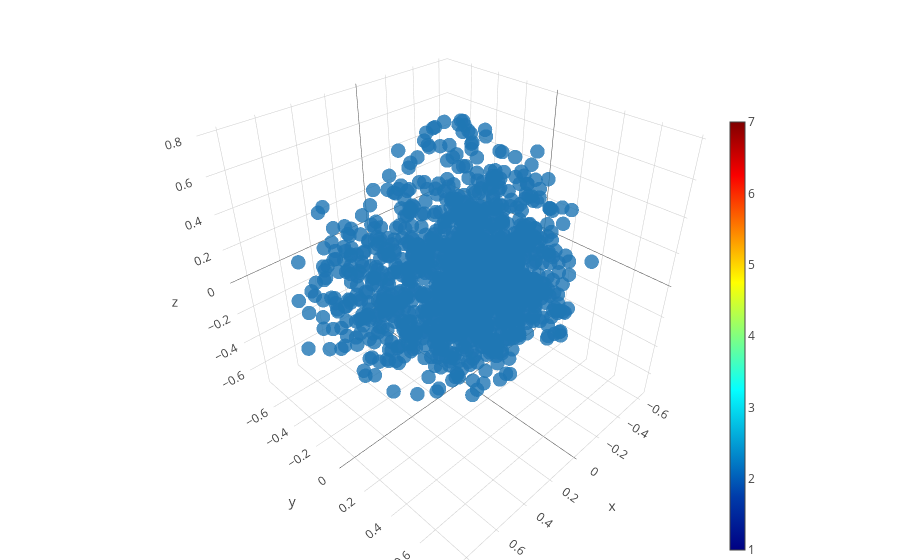

The notebook cell this image was saved under:
### Code cell
trace1 = go.Scatter3d(
    x=pca_df_cbow['pca-one'], 
    y=pca_df_cbow['pca-two'], 
    z=pca_df_cbow['pca-three'],
    mode='markers',
    marker=dict(
        size=5,
#         color=subset_bidask.values,                # set color to an array/list of desired values
        colorscale='Jet',   # choose a colorscale
        opacity=0.8,
        colorbar={"thickness": 15, "len": 0.8, "x": 0.8, "y": 0.4, }
    )
)

data = [trace1]
layout = go.Layout(
    margin=dict(
        l=0,
        r=0,
        b=0,
        t=0
    )
)
fig = go.Figure(data=data, layout=layout)
iplot(fig, filename='3d-scatter-colorscale')

### Figure 1 — Plotly figure (JSON) as saved in the notebook; plotly's stock layout.template omitted (floating-point values rounded to 4 significant figures; data arrays with more than 128 entries replaced by an {"elided": "..."} marker saying what was removed)
{"data": [{"marker": {"colorbar": {"len": 0.8, "thickness": 15, "x": 0.8, "y": 0.4}, "colorscale": "Jet", "opacity": 0.8, "size": 5}, "mode": "markers", "type": "scatter3d", "uid": "777e2364-e860-4053-860d-afa2e4635f05", "x": {"elided": "1453 float values"}, "y": {"elided": "1453 float values"}, "z": {"elided": "1453 float values"}}], "layout": {"margin": {"b": 0, "l": 0, "r": 0, "t": 0}}}
